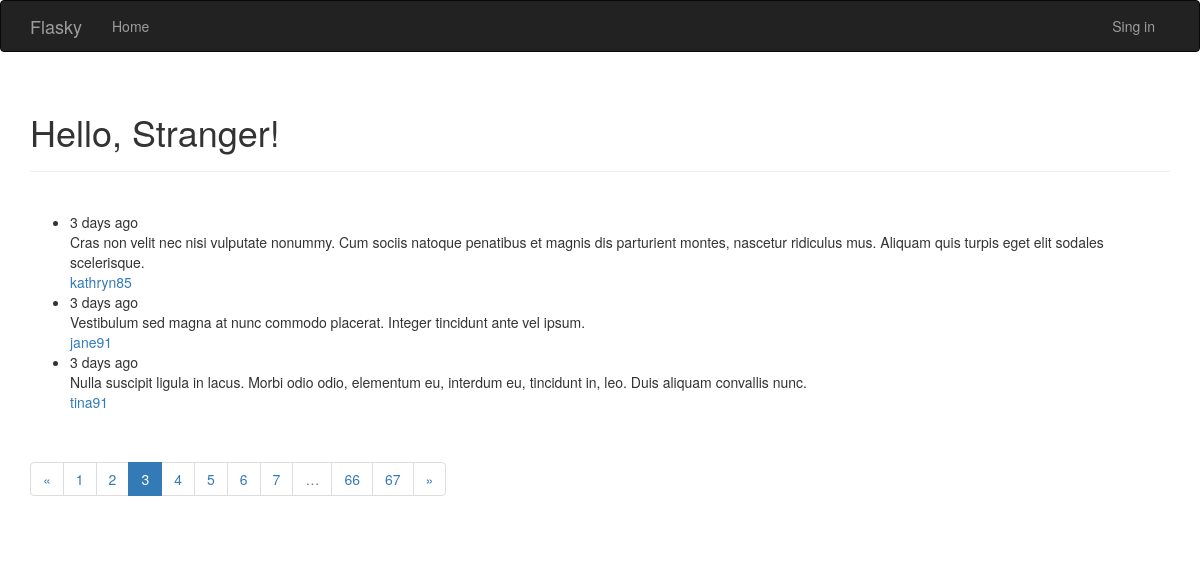
/?page=3, run on the app's committed database.
### app/models.py (models this page shows, shortened)
class Post(db.Model):
    __tablename__ = 'posts'
    id = db.Column(db.Integer, primary_key=True)
    body = db.Column(db.Text)
    timestmap = db.Column(db.DateTime, index=True, default=datetime.utcnow)
    author_id = db.Column(db.Integer, db.ForeignKey('users.id'))
    comments = db.relationship('Comment', backref='post', lazy='dynamic')

class User(UserMixin, db.Model):
    __tablename__ = 'users'
    id = db.Column(db.Integer, primary_key=True)
    username = db.Column(db.String(64), unique=True, index=True)
    email = db.Column(db.String(64), unique=True, index=True)
    role_id = db.Column(db.Integer, db.ForeignKey('roles.id'))
    password_hash = db.Column(db.String(128))
    posts = db.relationship('Post', backref='author', lazy='dynamic')
    comments = db.relationship('Comment', backref='author', lazy='dynamic')
    location = db.Column(db.String(64))
    about_me = db.Column(db.Text())
    member_since = db.Column(db.DateTime(), default=datetime.utcnow)
    last_seen = db.Column(db.DateTime(), default=datetime.utcnow)
    followed = db.relationship('Follow',                   #当前用户关注的人
                               foreign_keys=[Follow.follower_id],
                               backref=db.backref('follower', lazy='joined'),
                               lazy='dynamic',
                               cascade='all, delete-orphan')
    followers=db.relationship('Follow',                   #关注当前用户的人
                              foreign_keys=[Follow.followed_id],
                              backref=db.backref('followed', lazy='joined'),
                              lazy='dynamic',
                              cascade='all, delete-orphan')
    @property
    def password(self):
        raise AttributeError('password is not a readable attribute')

### app/main/views.py (the view)
@main.route('/',methods=['GET', 'POST'])
def index():
    form = PostForm()
    if current_user.can(Permission.WRITE_ARTICLES) and \
            form.validate_on_submit():
        post = Post(body=form.body.data,
                    author=current_user._get_current_object())
        db.session.add(post)
        return redirect(url_for('.index'))
    page = request.args.get('page', 1, type=int)
    pagination = Post.query.order_by(Post.timestmap.desc()).paginate(
        page, per_page=3,
        error_out=False)
    posts = pagination.items
    return render_template('index.html', form=form, posts=posts,
                           pagination=pagination)

### app/auth/views.py (called while the page is built)
@auth.before_app_request
def before_request():
    if current_user.is_authenticated:
        current_user.ping()

### app/main/__init__.py (called while the page is built)
@main.app_context_processor
def inject_permissions():
    return dict(Permission=Permission)

### app/models.py (called while the page is built)
    def can(self, permissions):
        return False

### app/templates/index.html (shortened to what this page needs)
{% extends "base.html" %}
{% import "bootstrap/wtf.html" as wtf %}
{% import "_macros.html" as macros %}
{% block page_content %}
<div class="page-header">
    <h1>Hello, {% if current_user.is_authenticated %}{{ current_user.username }}{% else %}Stranger{% endif %}!</h1>
</div>
<br/>
<div>
    <ul>
        {% for post in posts %}
        <li>
            <div>{{ moment(post.timestmap).fromNow() }}</div>
            <div>{{ post.body }}</div>
            <div><a href="{{ url_for('main.user', username=post.author.username) }}">{{ post.author.username }}</a></div>
        </li>
        {% endfor %}
    </ul>
</div>
{% if pagination %}
<div class="pagination">
    {{ macros.pagination_widget(pagination, '.index') }}
</div>
{% endif %}
{% endblock %}

### data on the page
Post: timestmap "3 days ago", body "Cras non velit nec nisi vulputate nonummy. Cum sociis natoque penatibus et magnis dis parturient montes, nascetur ridiculus mus. Aliquam quis turpis eget elit sodales scelerisque.", author.username "kathryn85"
Post: timestmap "3 days ago", body "Vestibulum sed magna at nunc commodo placerat. Integer tincidunt ante vel ipsum.", author.username "jane91"
Post: timestmap "3 days ago", body "Nulla suscipit ligula in lacus. Morbi odio odio, elementum eu, interdum eu, tincidunt in, leo. Duis aliquam convallis nunc.", author.username "tina91"

### other printed values
{{ p }} "1" "2" "4" "5" "6" "7" "66" "67"
{{ p }} "3"
